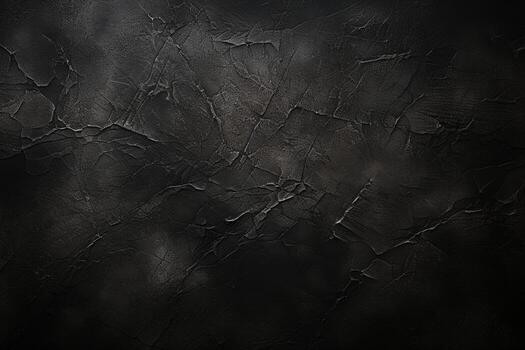
#> input picture artifacts/api-server/nyxus-scripts/hypr-walls/nyxus-bar-stone.png, 525 x 350 px; its folder holds only this picture in this run
$ python gen_piloted_sprites.py --source ../hypr-walls/nyxus-bar-stone.png
#> lines starting #> are read from the running program, lines starting #| are printed output that depends on the picture; after the words box and inside, x2 and y2 are one past the last pixel; in counts of white or black regions, pixels touching at a corner belong together
#!/usr/bin/env python3
"""Cut the PILOTED-saucer companion alien from the existing Nyxus wallpaper art.

The piloted companion is the *actual* graffiti alien dude the user loves from
``nyxus-wall-alien-hero.png`` — the grey alien in the NYXUS snapback throwing a
peace sign against the cosmic galaxy. He's posted up in the center UFO-saucer
clock, so we only need a head-and-shoulders BUST plus his raised peace hand.

Matting a purple alien off a purple galaxy defeats a global color model, so we
use two targeted passes:

  * BUST  — an OpenCV GrabCut with a rectangle around the compact head + cap +
    hoodie (which separates cleanly from the bordering galaxy).
  * HAND  — a hand-authored polygon over the raised peace-sign hand, refined by
    a LOCAL GrabCut seeded from that polygon, so we keep the real wallpaper
    pixels with a clean silhouette (and the notch between the V-fingers).

The two alphas are unioned in the shared wallpaper coordinate space (so the hand
sits exactly where it belongs relative to the head), giving:

  * chill.png — bust only (his kicked-back idle, hand down/out of frame)
  * peace.png — bust + peace hand (his reaction)

The engine (companion.py) drives everything else — breathing, a peace "pop",
wave/cheer/alert variations, tints — so two clean real-art frames cover the
whole repertoire.

Usage:  python3 gen_piloted_sprites.py [--source PATH] [--out DIR]
"""
from __future__ import annotations

import argparse
import json
from pathlib import Path

import cv2
import numpy as np
from PIL import Image, ImageFilter

HERE = Path(__file__).resolve().parent
DEFAULT_SOURCE = (HERE.parent / "hypr-walls" / "nyxus-wall-alien-hero.png").resolve()
DEFAULT_OUT = HERE / "assets" / "frames"

# Region of the wallpaper holding the alien's upper body + raised hand.
CROP = (150, 180, 565, 600)          # left, top, right, bottom  -> 415x420

# Sub-rect (crop-local) around the compact head+cap+hoodie for the bust GrabCut.
BUST_RECT = (150, 92, 220, 328)      # x, y, w, h

# Peace-hand silhouette (crop-local), authored TIGHT from the art so the V-notch
# between the two fingers stays open and little galaxy is captured. Used directly
# as alpha (with a bright-galaxy carve), not via a leaky color model.
HAND_FINGER_L = [(50, 175), (67, 174), (71, 248), (54, 250)]
HAND_FINGER_R = [(83, 185), (102, 187), (95, 250), (78, 248)]
HAND_FIST = [(48, 244), (126, 244), (128, 320), (40, 322)]
HAND_WRIST = [(34, 315), (120, 318), (104, 384), (20, 382)]
# Galaxy directly behind the hand is much brighter than the grey fingers; drop
# any pixel inside the hand polygon brighter than this to kill the halo.
HAND_MAX_LUMA = 168


def _grabcut_rect(bgr, rect, iters=7):
    m = np.zeros(bgr.shape[:2], np.uint8)
    cv2.grabCut(bgr, m, rect, np.zeros((1, 65), np.float64),
                np.zeros((1, 65), np.float64), iters, cv2.GC_INIT_WITH_RECT)
    return np.where((m == cv2.GC_FGD) | (m == cv2.GC_PR_FGD), 255, 0).astype(np.uint8)


def _grabcut_mask(bgr, pr_fg, sure_fg, iters=6):
    """Local refine: pr_fg polygon = probable FG, its erosion = sure FG."""
    h, w = bgr.shape[:2]
    m = np.full((h, w), cv2.GC_PR_BGD, np.uint8)
    m[pr_fg > 0] = cv2.GC_PR_FGD
    m[sure_fg > 0] = cv2.GC_FGD
    if not (m == cv2.GC_PR_FGD).any() and not (m == cv2.GC_FGD).any():
        return np.zeros((h, w), np.uint8)
    cv2.grabCut(bgr, m, None, np.zeros((1, 65), np.float64),
                np.zeros((1, 65), np.float64), iters, cv2.GC_INIT_WITH_MASK)
    return np.where((m == cv2.GC_FGD) | (m == cv2.GC_PR_FGD), 255, 0).astype(np.uint8)


def _poly_mask(shape, polys):
    m = np.zeros(shape, np.uint8)
    for p in polys:
        cv2.fillPoly(m, [np.array(p, np.int32)], 255)
    return m


def _largest(mask):
    n, lab, stats, _ = cv2.connectedComponentsWithStats(mask, 8)
    if n <= 1:
        return mask
    big = 1 + int(np.argmax(stats[1:, cv2.CC_STAT_AREA]))
    return np.where(lab == big, 255, 0).astype(np.uint8)


def _clean(mask, close=5, open_=3, blur=0.9):
    if close:
        mask = cv2.morphologyEx(mask, cv2.MORPH_CLOSE, np.ones((close, close), np.uint8))
    if open_:
        mask = cv2.morphologyEx(mask, cv2.MORPH_OPEN, np.ones((open_, open_), np.uint8))
    if blur:
        mask = cv2.GaussianBlur(mask, (0, 0), blur)
    return mask


def _rgba(bgr, alpha):
    rgb = cv2.cvtColor(bgr, cv2.COLOR_BGR2RGB)
    return Image.fromarray(np.dstack([rgb, alpha]), "RGBA")


def _autocrop(im, pad=4):
    bbox = im.getchannel("A").getbbox()
    if not bbox:
        return im
    l, t, r, b = bbox
    l = max(0, l - pad); t = max(0, t - pad)
    r = min(im.width, r + pad); b = min(im.height, b + pad)
    return im.crop((l, t, r, b))


def main() -> int:
    ap = argparse.ArgumentParser()
    ap.add_argument("--source", default=str(DEFAULT_SOURCE))
    ap.add_argument("--out", default=str(DEFAULT_OUT))
    args = ap.parse_args()

    src = Path(args.source)
    out = Path(args.out)
    out.mkdir(parents=True, exist_ok=True)
    if not src.exists():
        print("source not found:", src)
        return 1

    full = cv2.imread(str(src))
#> full is the input picture: shape (350, 525, 3); mean B, G, R 28.4, 29.8, 30.1
    x0, y0, x1, y1 = CROP
    crop = full[y0:y1, x0:x1].copy()
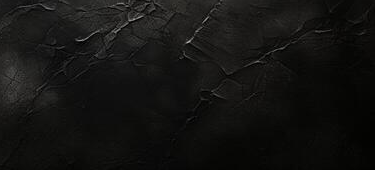
#> crop: shape (170, 375, 3); mean B, G, R 17.9, 19.5, 19.8
    h, w = crop.shape[:2]
#> h = 170; w = 375

    # --- BUST (head + cap + hoodie) ---------------------------------------
    bust = _clean(_largest(_grabcut_rect(crop, BUST_RECT)))
#> in _largest, `n, lab, stats, _ = cv2.connectedComponentsWithStats(mask, 8)`:
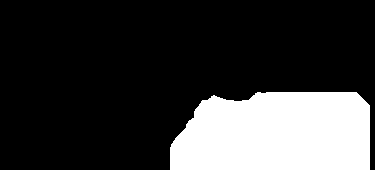
#> lab: shape (170, 375) int32; values 0 (black) and 1 (white), 22.1% white; 1 white region, box (x1, y1, x2, y2) and area: (170, 92, 370, 170) 14093
#> in _largest, `n, lab, stats, _ = cv2.connectedComponentsWithStats(mask, 8)`: n = 2; stats = [[0, 0, 375, 170, 49657], [170, 92, 200, 78, 14093]]
#> in _largest, `big = 1 + int(np.argmax(stats[1:, cv2.CC_STAT_AREA]))`: big = 1
#> in _clean, `mask = cv2.morphologyEx(mask, cv2.MORPH_OPEN, np.ones((open_, open_), ..`: mask: shape (170, 375); 22.1% white; 1 white region, box (x1, y1, x2, y2) and area: (170, 92, 370, 170) 14091

    # --- PEACE HAND (tight authored polygon, bright-galaxy carved) --------
    hand_poly = _poly_mask((h, w), [HAND_FINGER_L, HAND_FINGER_R, HAND_FIST, HAND_WRIST])
#> after the loop in _poly_mask, `for p in polys:`: m: shape (170, 375); every value is 0
    luma = cv2.cvtColor(crop, cv2.COLOR_BGR2GRAY)
    # inside the polygon, drop the bright galaxy core (keeps the grey fingers)
    hand = hand_poly.copy()
    hand[(hand_poly > 0) & (luma > HAND_MAX_LUMA)] = 0
    hand = _largest(hand)
    hand = _clean(hand, close=5, open_=0, blur=0.8)

    chill_alpha = bust
    peace_alpha = np.maximum(bust, hand)

    chill = _autocrop(_rgba(crop, chill_alpha))
#> in _rgba, `return Image.fromarray(np.dstack([rgb, alpha]), "RGBA")`:
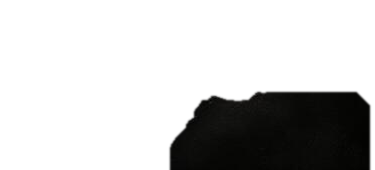
#> returned value: PIL image 375x170 RGBA; mean R, G, B, A 19.8, 19.5, 17.9, 56.4; transparent parts drawn white
#> in _autocrop, `bbox = im.getchannel("A").getbbox()`: bbox = (168, 90, 372, 170)
#> in _autocrop, `l, t, r, b = bbox`: l = 168; t = 90; r = 372; b = 170
#> in _autocrop, `l = max(0, l - pad)`: l = 164
#> in _autocrop, `t = max(0, t - pad)`: t = 86
#> in _autocrop, `r = min(im.width, r + pad)`: r = 375
#> in _autocrop, `return im.crop((l, t, r, b))`:
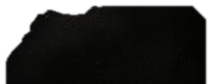
#> returned value: PIL image 211x84 RGBA; mean R, G, B, A 10.9, 10.8, 9, 202.7; transparent parts drawn white
    peace = _autocrop(_rgba(crop, peace_alpha))

    # Normalize both onto a shared canvas anchored by the HEAD so the bust never
    # shifts between chill<->peace (peace just adds the hand to the left).
    cw = max(chill.width, peace.width)
#> cw = 211
    ch = max(chill.height, peace.height)
#> ch = 84
    cw += cw % 2; ch += ch % 2
#> after `cw += cw % 2`: cw = 212

    def place(im):
        canvas = Image.new("RGBA", (cw, ch), (0, 0, 0, 0))
        # anchor bottom-center-right (head sits right side; hand extends left)
        px = cw - im.width
        py = ch - im.height
        canvas.alpha_composite(im, (px, py))
        return canvas

    chill_c = place(chill)
#> in place, `canvas = Image.new("RGBA", (cw, ch), (0, 0, 0, 0))`: canvas: PIL image 212x84 RGBA; every value is 0
    peace_c = place(peace)
    chill_c.save(out / "chill.png")
    peace_c.save(out / "peace.png")

    baseline_y = ch - 4
#> baseline_y = 80
    manifest = {
        "name": "nyxus-alien-piloted",
        "note": "Piloted-saucer companion cut from nyxus-wall-alien-hero.png "
                "(the wallpaper peace-sign alien). chill=bust, peace=bust+hand; "
                "the engine drives wave/cheer/alert as motion/tint variations.",
        "sprite_width": cw,
        "sprite_height": ch,
        "baseline_y": baseline_y,
        "default_facing": "left",
        "states": {
            "chill":  {"frames": ["chill"], "fps": 1, "loop": True},
            "idle":   {"frames": ["chill"], "fps": 1, "loop": True},
            "peace":  {"frames": ["peace"], "fps": 1, "loop": False},
            "wave":   {"frames": ["peace"], "fps": 1, "loop": False},
            "cheer":  {"frames": ["peace"], "fps": 1, "loop": False},
            "alert":  {"frames": ["peace"], "fps": 1, "loop": False},
            "notify": {"frames": ["peace"], "fps": 1, "loop": False},
        },
    }
    (out / "manifest.json").write_text(json.dumps(manifest, indent=2))
    print(f"wrote chill.png + peace.png ({cw}x{ch}) -> {out}")
#| wrote chill.png + peace.png (212x84) -> artifacts/api-server/nyxus-scripts/companion/assets/frames
    return 0


if __name__ == "__main__":
    raise SystemExit(main())
#> (the program exits here)
